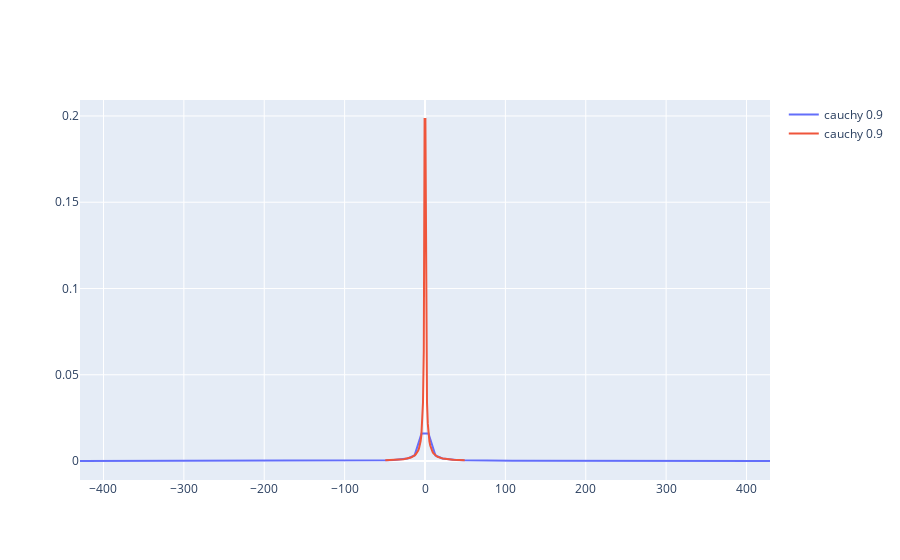

Here is the notebook cell this chart was saved with:
### Code cell
#Init figure
fig = go.Figure()

fig.add_trace(go.Scatter(
    x = x,
    y = levy_stable.pdf(x, alpha, beta, m),
    marker = dict(size=2),
    line = dict(width=2),
    mode = 'lines',
    name = 'cauchy 0.9',
    showlegend = True ))
                        
fig.add_trace(go.Scatter(
    x = x1,
    y = levy_stable.pdf(x1, alpha, beta, m),
    marker = dict(size=2),
    line = dict(width=2),
    mode = 'lines',
    name = 'cauchy 0.9',
    showlegend = True ))

fig.show()
